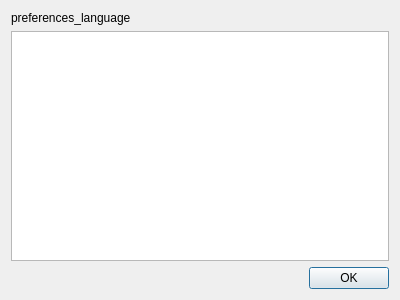
<?xml version="1.0" encoding="UTF-8"?>
<ui version="4.0">
 <class>Dialog</class>
 <widget class="QDialog" name="Dialog">
  <property name="geometry">
   <rect>
    <x>0</x>
    <y>0</y>
    <width>400</width>
    <height>300</height>
   </rect>
  </property>
  <property name="windowTitle">
   <string notr="true">Kelma</string>
  </property>
  <layout class="QVBoxLayout" name="verticalLayout">
   <item>
    <widget class="QLabel" name="label">
     <property name="text">
      <string>preferences_language</string>
     </property>
    </widget>
   </item>
   <item>
    <widget class="QListWidget" name="lang"/>
   </item>
   <item>
    <widget class="QDialogButtonBox" name="buttonBox">
     <property name="orientation">
      <enum>Qt::Horizontal</enum>
     </property>
     <property name="standardButtons">
      <set>QDialogButtonBox::Ok</set>
     </property>
    </widget>
   </item>
  </layout>
 </widget>
 <resources/>
 <connections>
  <connection>
   <sender>buttonBox</sender>
   <signal>accepted()</signal>
   <receiver>Dialog</receiver>
   <slot>accept()</slot>
   <hints>
    <hint type="sourcelabel">
     <x>248</x>
     <y>254</y>
    </hint>
    <hint type="destinationlabel">
     <x>157</x>
     <y>274</y>
    </hint>
   </hints>
  </connection>
  <connection>
   <sender>buttonBox</sender>
   <signal>rejected()</signal>
   <receiver>Dialog</receiver>
   <slot>reject()</slot>
   <hints>
    <hint type="sourcelabel">
     <x>316</x>
     <y>260</y>
    </hint>
    <hint type="destinationlabel">
     <x>286</x>
     <y>274</y>
    </hint>
   </hints>
  </connection>
 </connections>
</ui>
